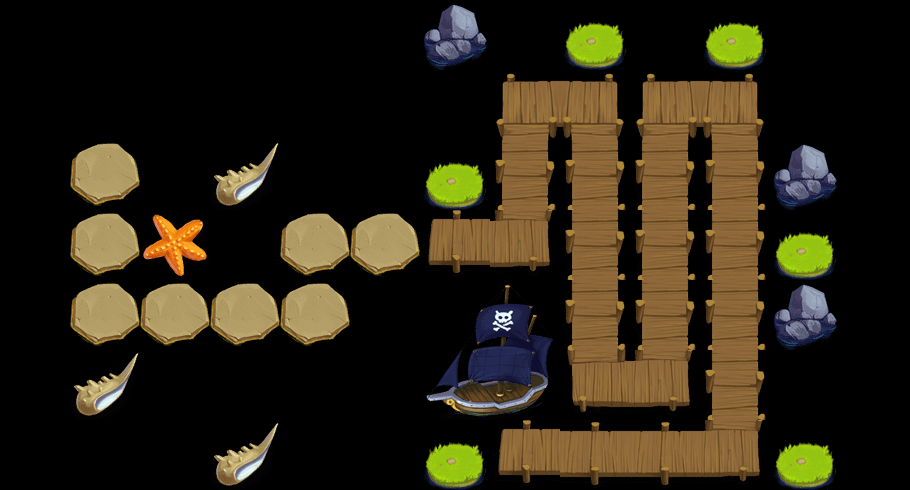

Rendered tile map (Tiled .tmx) drawn with the repository's tilesets; below, a short description and the map source with its tile grids summarised:
An orthogonal 13x7 tile map with 70x70 px tiles, 2 tile layers (content, things) and 38 objects (19x water, 6x waterTowerSeat, way1_0, way1_1, way1_2, ...).

<map version="1.0" orientation="orthogonal" width="13" height="7" tilewidth="70" tileheight="70">
 <tileset firstgid="1" name="theme1Tiles" tilewidth="70" tileheight="70" spacing="2" margin="2">
  <image source="theme4Tiles.png" width="512" height="512" />
  <tile id="3">
   <properties>
    <property name="thingIdx" value="309" />
   </properties>
  </tile>
  <tile id="5">
   <properties>
    <property name="thingIdx" value="310" />
   </properties>
  </tile>
  <tile id="7">
   <properties>
    <property name="thingIdx" value="405" />
   </properties>
  </tile>
  <tile id="9">
   <properties>
    <property name="thingIdx" value="201" />
   </properties>
  </tile>
  <tile id="10">
   <properties>
    <property name="thingIdx" value="308" />
   </properties>
  </tile>
  <tile id="12">
   <properties>
    <property name="thingIdx" value="121" />
   </properties>
  </tile>
  <tile id="13">
   <properties>
    <property name="thingIdx" value="122" />
   </properties>
  </tile>
  <tile id="15">
   <properties>
    <property name="thingIdx" value="120" />
   </properties>
  </tile>
  <tile id="16">
   <properties>
    <property name="thingIdx" value="123" />
   </properties>
  </tile>
  <tile id="17">
   <properties>
    <property name="thingIdx" value="101" />
   </properties>
  </tile>
  <tile id="19">
   <properties>
    <property name="way" value="1" />
   </properties>
  </tile>
  <tile id="20">
   <properties>
    <property name="way" value="1" />
   </properties>
  </tile>
  <tile id="21">
   <properties>
    <property name="way" value="1" />
   </properties>
  </tile>
  <tile id="22">
   <properties>
    <property name="way" value="1" />
   </properties>
  </tile>
  <tile id="23">
   <properties>
    <property name="way" value="1" />
   </properties>
  </tile>
  <tile id="24">
   <properties>
    <property name="way" value="1" />
   </properties>
  </tile>
  <tile id="25">
   <properties>
    <property name="way" value="1" />
   </properties>
  </tile>
  <tile id="26">
   <properties>
    <property name="way" value="1" />
   </properties>
  </tile>
  <tile id="27">
   <properties>
    <property name="way" value="1" />
   </properties>
  </tile>
  <tile id="28">
   <properties>
    <property name="way" value="1" />
   </properties>
  </tile>
  <tile id="29">
   <properties>
    <property name="way" value="1" />
   </properties>
  </tile>
  <tile id="30">
   <properties>
    <property name="way" value="1" />
   </properties>
  </tile>
  <tile id="31">
   <properties>
    <property name="way" value="1" />
   </properties>
  </tile>
  <tile id="32">
   <properties>
    <property name="way" value="1" />
   </properties>
  </tile>
  <tile id="33">
   <properties>
    <property name="way" value="1" />
   </properties>
  </tile>
  <tile id="34">
   <properties>
    <property name="way" value="1" />
   </properties>
  </tile>
  <tile id="35">
   <properties>
    <property name="way" value="1" />
   </properties>
  </tile>
  <tile id="36">
   <properties>
    <property name="way" value="1" />
   </properties>
  </tile>
  <tile id="37">
   <properties>
    <property name="way" value="1" />
   </properties>
  </tile>
  <tile id="38">
   <properties>
    <property name="way" value="1" />
   </properties>
  </tile>
  <tile id="39">
   <properties>
    <property name="way" value="1" />
   </properties>
  </tile>
  <tile id="40">
   <properties>
    <property name="way" value="1" />
   </properties>
  </tile>
  <tile id="41">
   <properties>
    <property name="way" value="1" />
   </properties>
  </tile>
  <tile id="42">
   <properties>
    <property name="way" value="1" />
   </properties>
  </tile>
  <tile id="43">
   <properties>
    <property name="way" value="1" />
   </properties>
  </tile>
  <tile id="44">
   <properties>
    <property name="way" value="1" />
   </properties>
  </tile>
  <tile id="45">
   <properties>
    <property name="way" value="1" />
   </properties>
  </tile>
  <tile id="46">
   <properties>
    <property name="way" value="1" />
   </properties>
  </tile>
  <tile id="47">
   <properties>
    <property name="way" value="1" />
   </properties>
  </tile>
 </tileset>
 <layer name="content" width="13" height="7">
  <data>[91 cells, 31 non-empty, 7 distinct tile ids]</data>
 </layer>
 <layer name="things" width="13" height="7">
  <data>[91 cells, 17 non-empty, 8 distinct tile ids]</data>
 </layer>
 <objectgroup name="objs" width="13" height="7">
  <object name="water" x="378" y="29" width="24" height="22" />
  <object name="water" x="373" y="311" width="24" height="22" />
  <object name="water" x="373" y="156" width="24" height="22" />
  <object name="water" x="374" y="107" width="24" height="22" />
  <object name="water" x="375" y="377" width="24" height="22" />
  <object name="water" x="376" y="445" width="24" height="22" />
  <object name="water" x="445" y="377" width="24" height="22" />
  <object name="water" x="511" y="377" width="24" height="22" />
  <object name="water" x="509" y="312" width="24" height="22" />
  <object name="water" x="446" y="304" width="24" height="22" />
  <object name="water" x="448" y="100" width="24" height="22" />
  <object name="water" x="450" y="27" width="24" height="22" />
  <object name="water" x="515" y="23" width="24" height="22" />
  <object name="water" x="655" y="30" width="24" height="22" />
  <object name="water" x="794" y="37" width="24" height="22" />
  <object name="water" x="788" y="99" width="24" height="22" />
  <object name="water" x="793" y="168" width="24" height="22" />
  <object name="water" x="793" y="309" width="24" height="22" />
  <object name="water" x="791" y="383" width="24" height="22" />
  <object name="waterTowerSeat" x="719" y="34" width="27" height="23" />
  <object name="waterTowerSeat" x="586" y="34" width="27" height="23" />
  <object name="waterTowerSeat" x="446" y="171" width="27" height="23" />
  <object name="waterTowerSeat" x="789" y="242" width="27" height="23" />
  <object name="waterTowerSeat" x="789" y="450" width="27" height="23" />
  <object name="waterTowerSeat" x="440" y="457" width="27" height="23" />
  <object name="way1_0" x="517" y="437" width="21" height="24" />
  <object name="way1_1" x="721" y="442" width="21" height="24" />
  <object name="way1_2" x="722" y="89" width="21" height="24" />
  <object name="way1_3" x="655" y="91" width="21" height="24" />
  <object name="way1_4" x="657" y="367" width="21" height="24" />
  <object name="way1_5" x="582" y="370" width="21" height="24" />
  <object name="way1_6" x="580" y="90" width="21" height="24" />
  <object name="way1_7" x="514" y="93" width="21" height="24" />
  <object name="way1_8" x="511" y="230" width="21" height="24" />
  <object name="way1_9" x="298" y="229" width="21" height="24" />
  <object name="way1_10" x="305" y="297" width="21" height="24" />
  <object name="way1_11" x="95" y="300" width="21" height="24" />
  <object name="way1_12" x="95" y="158" width="21" height="24" />
 </objectgroup>
</map>
